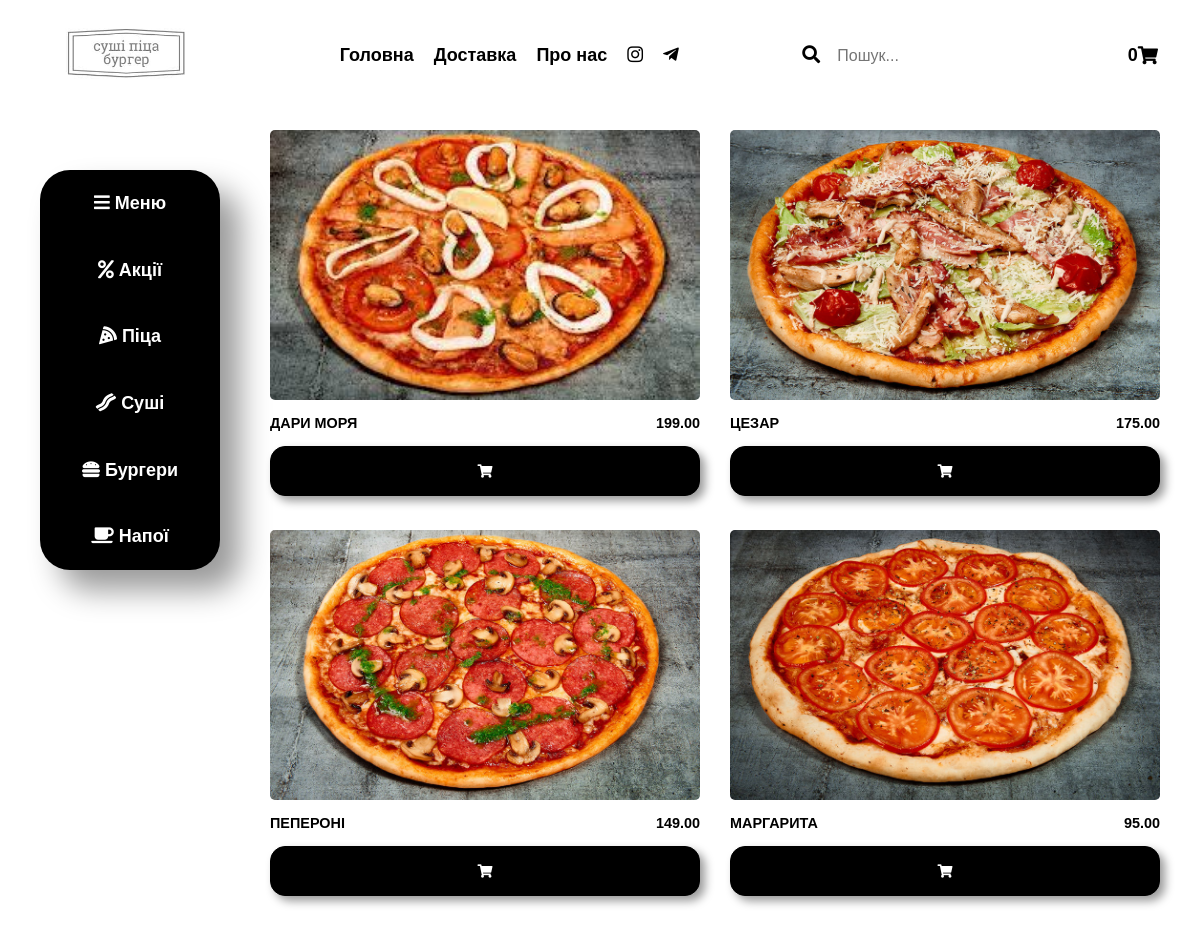
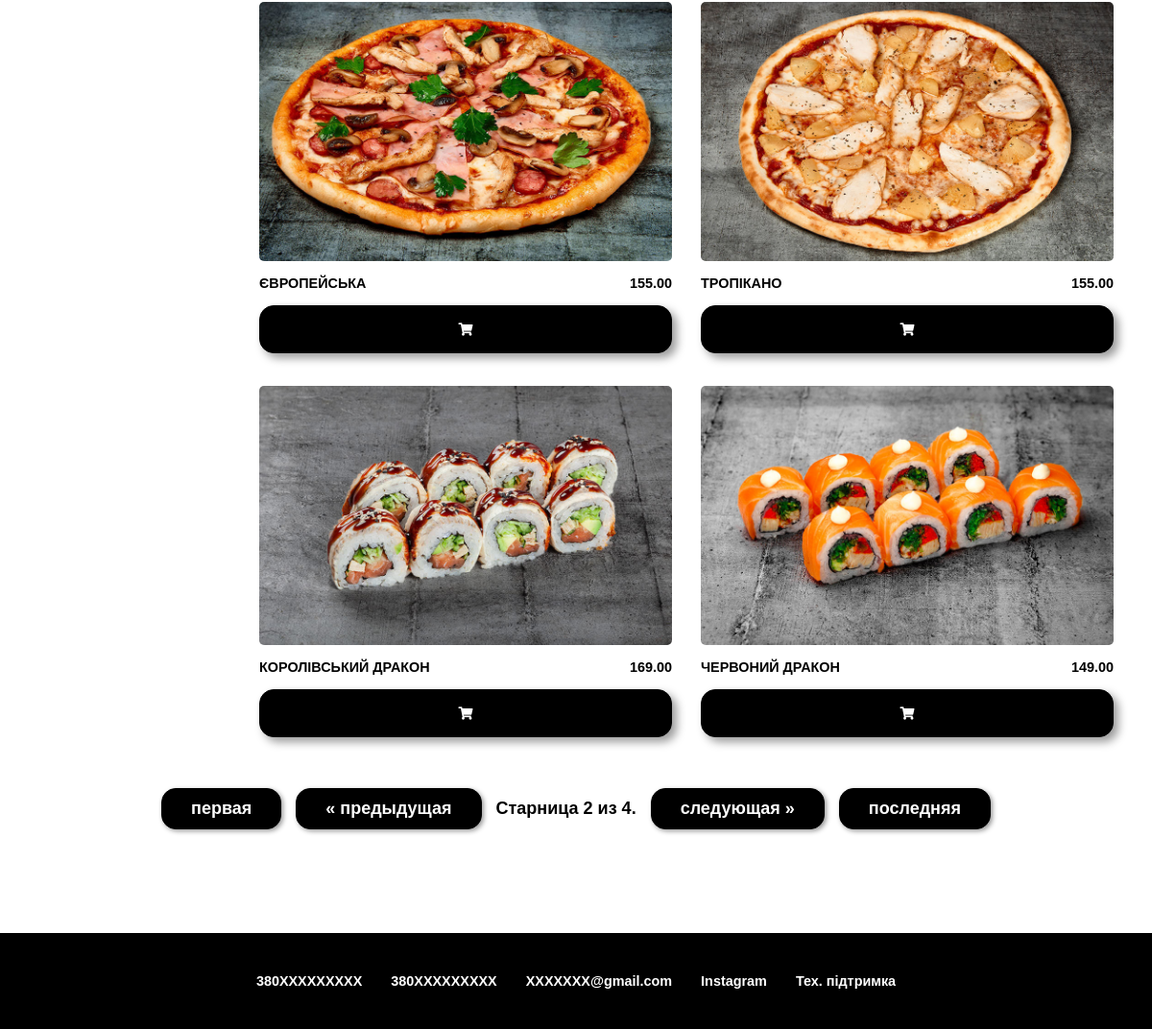
Screenshot of /?page=2 with the database file from the repository (2 pictures, top to bottom).
### main/models.py (models this page shows, shortened)
class Product(models.Model):
    name = models.CharField(max_length = 50, db_index = True, verbose_name = "Имя")
    info = models.CharField(max_length = 200, verbose_name = "Описание")
    category = models.ForeignKey(Category, verbose_name = "Категория", on_delete = models.PROTECT)
    price = models.DecimalField(max_digits = 10, decimal_places = 2, verbose_name = "Price(грн.)")
    image = models.ImageField(upload_to = 'photos', verbose_name = "Фото продукта")
    show = models.BooleanField(verbose_name='Видимость', default=True)
    created = models.DateTimeField(auto_now_add = True)
    updated = models.DateTimeField(auto_now = True)
    class Meta:
        verbose_name = "Продукт"
        verbose_name_plural = "Продукты"

### main/views.py (the view)
# urls.py: path('',views.index, name='home'),
def index(request):
    contact_list = Product.objects.all()
    paginator = Paginator(contact_list, 8) # Show 8 contacts per page.
    page_number = request.GET.get('page')
    context = paginator.get_page(page_number)
    return render(request, 'main/index.html', {'context': context})

### main/templates/main/index.html
{% extends "main/main.html" %}
{% block content %}
	<div class="container-item">
		{% for item in context%}
		<div class="item">
			<div class="food_img">
				<img src="media/{{ item.image|upper }}">
			</div>
			<div class="info_food">
				<p class="name_food">{{item.name|upper}}</p>
				<p class="price">{{item.price|upper}}</p>
			</div>
			<button onclick="add('{{item.id|upper}}')" class="shopping-cart" title="Добавити у кошик"><i class="fa fa-shopping-cart"></i></button>
		</div>
		{% endfor %}
	</div>
{% endblock content %}

### main/static/main/css/main.css (style rules this page uses)
* { margin: 0; padding: 0; }
html { font-family: 'Mulish', sans-serif; font-weight: 600; font-size: 18px; }
.container-item { display: grid; width: 100%; grid-template-columns: repeat(auto-fit, minmax(300px, 1fr)); grid-gap: 30px; grid-auto-rows: 370px; }
.item { padding: 0px 0px 0px 0px; }
.food_img { height: 270px; width: 100%; overflow: hidden; border-radius: 5px; }
.food_img img { width: 100%; height: 100%; object-fit: cover; }
.info_food { margin: 15px 0; display: flex; justify-content: space-between; }
.name_food { text-align: left; font-size: 0.8em; }
.price { text-align: right; font-size: 0.8em; }
.shopping-cart { width: 100%; height: 50px; background: black; color: white; border-radius: 15px; border: 1px solid #000; cursor: pointer; box-shadow: 5px 5px 10px rgba(0,0,0,0.4); }

### main/static/main/css/style.css (style rules this page uses)
* { margin: 0; padding: 0; }
html { font-family: 'Mulish', sans-serif; font-weight: 600; font-size: 18px; }
.container-item { display: grid; width: 100%; grid-template-columns: repeat(auto-fit, minmax(300px, 1fr)); grid-gap: 30px; grid-auto-rows: 370px; }
.item { padding: 0px 0px 0px 0px; }
.food_img { height: 270px; overflow: hidden; border-radius: 5px; }
.food_img img { width: 100%; height: 100%; object-fit: cover; }
.info_food { margin: 15px 0; display: flex; justify-content: space-between; }
.name_food { text-align: left; font-size: 0.8em; }
.price { text-align: right; font-size: 0.8em; }
.shopping-cart { width: 100%; height: 50px; background: black; color: white; border-radius: 15px; border: 1px solid #000; cursor: pointer; box-shadow: 5px 5px 10px rgba(0,0,0,0.4); }

### rows the page displays
Product: shows a picture, name "ДАРИ МОРЯ", price "199.00"
Product: shows a picture, name "ЦЕЗАР", price "175.00"
Product: shows a picture, name "ПЕПЕРОНІ", price "149.00"
Product: shows a picture, name "МАРГАРИТА", price "95.00"
Product: shows a picture, name "ЄВРОПЕЙСЬКА", price "155.00"
Product: shows a picture, name "ТРОПІКАНО", price "155.00"
Product: shows a picture, name "КОРОЛІВСЬКИЙ ДРАКОН", price "169.00"
Product: shows a picture, name "ЧЕРВОНИЙ ДРАКОН", price "149.00"

### other values shown
{{ context.number }} "2"
{{ context.paginator.num_pages }} "4"
